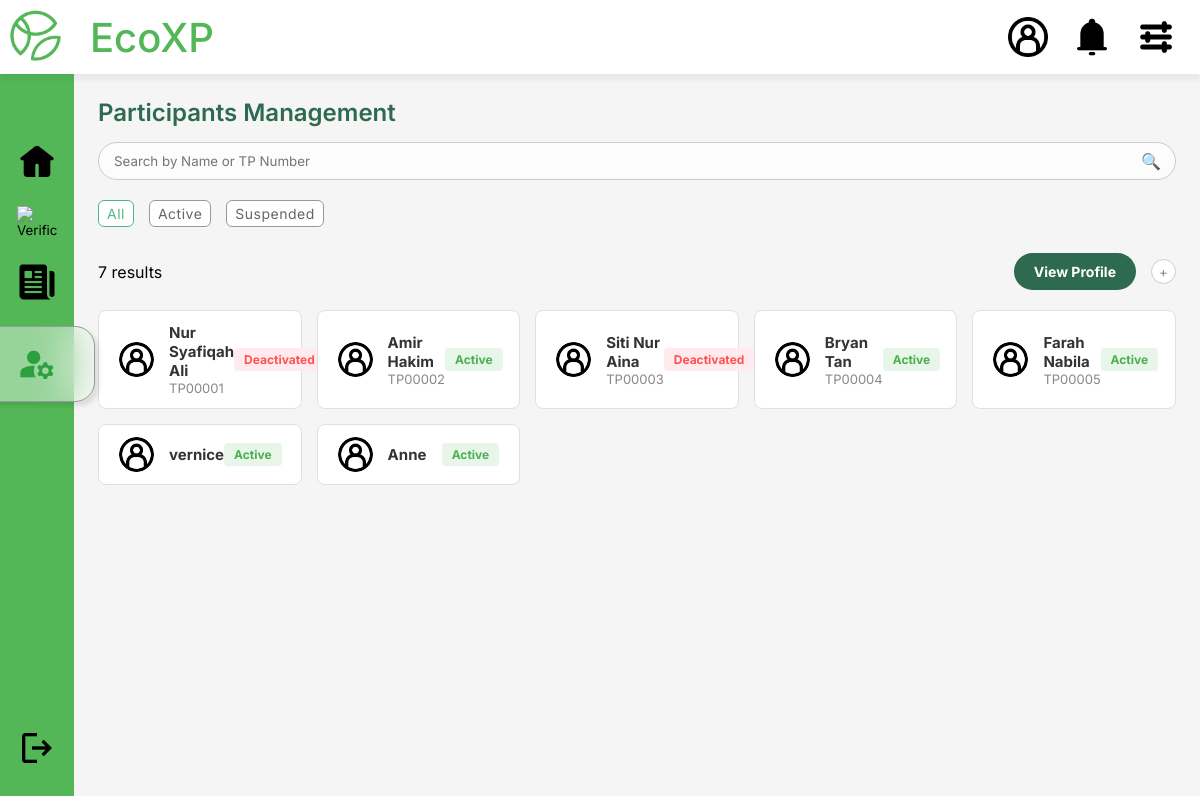
The page /staff-desktop-account.php on the database its author committed.
### tables this page shows
CREATE TABLE IF NOT EXISTS `participants` (
  `participants_id` int NOT NULL AUTO_INCREMENT,
  `user_id` int NOT NULL,
  `TP_no` varchar(7) NOT NULL,
  PRIMARY KEY (`participants_id`),
  UNIQUE KEY `participant_id` (`participants_id`),
  KEY `user_id` (`user_id`)
);

CREATE TABLE IF NOT EXISTS `user` (
  `user_id` int NOT NULL AUTO_INCREMENT,
  `user_full_name` varchar(100) NOT NULL,
  `email` varchar(255) NOT NULL,
  `hash_password` varchar(255) NOT NULL,
  `profile_picture_path` varchar(255) NOT NULL,
  `account_status` varchar(50) NOT NULL,
  PRIMARY KEY (`user_id`),
  UNIQUE KEY `user_id` (`user_id`)
);

### staff-desktop-account.php (the view, shortened to what this page needs)
<?php
include('Database.php');
$query = "SELECT u.user_id, u.user_full_name, u.account_status, u.profile_picture_path, p.TP_no
          FROM participants p
          INNER JOIN user u ON p.user_id = u.user_id";
$result = mysqli_query($database, $query);
$total_results = mysqli_num_rows($result);
?>
<!DOCTYPE html>
<html lang="en">
<head>
    <link rel="stylesheet" href="global.css">
    <link rel="stylesheet" href="staff.css">
    <link rel="stylesheet" href="staff-account-desktop.css">
</head>
<body>
    <div class="top-bar">
        <img src="images/ecoxp-logo.png" alt="EcoXP Logo" class="eco-logo">
        <button class="icon-btn no-hover" onclick="window.location.href='staff-desktop-home.php'"><h2>EcoXP</h2></button>
        <div class="default-icon-container">
            <button class="icon-btn" onclick="window.location.href='staff-desktop-profile.php'"><img src="images/profile.png" alt="Profile"></button>
            <button class="icon-btn"><img src="images/notif.png" alt="Notification"></button>
            <button class="icon-btn"><img src="images/setting.png" alt="Setting"></button>
        </div>
    </div>
    <div class="side-bar">
        <div class="staff-icon-container">
            <button class="icon-btn" onclick="window.location.href='staff-desktop-home.php'"><img src="images/home.png" alt="Home"></button>
            <button class="icon-btn" onclick="window.location.href='staff-desktop-verification.php'"><img src="images/verification.png" alt="Verification"></button>
            <button class="icon-btn" onclick="window.location.href='staff-desktop-news.php'"><img src="images/newspaper.png" alt="News"></button>
            <div id="account-icon">
                <button class="icon-btn" onclick="window.location.href='staff-desktop-account.php'"><img src="images/account-management.png" alt="Account"></button>
            </div>
            <button class="icon-btn" id="logout"><img src="images/logout.png" alt="Logout"></button>
        </div>
    </div>
    <div class="main-content">
        <div class="title_header">Participants Management</div>
        <div class="search-bar-container">
            <input type="text" class="search-input" id="participantSearch" placeholder="Search by Name or TP Number" oninput="filterParticipants()">
            <span class="search-icon">🔍</span>
        </div>
        <div class="verification-tabs">
            <label for="all" class="tab-box">All</label>
            <label for="active" class="tab-box">Active</label>
            <label for="suspended" class="tab-box">Suspended</label>
        </div>
        <div class="results-info">
            <span><?php echo $total_results; ?> results</span>
            <div class="action-buttons">
                <button id="mainViewBtn" class="view-profile-btn" onclick="window.location.href='staff-desktop-view.php'">View Profile</button>
                <button class="add-btn-circle" onclick="window.location.href='staff-desktop-manage.php'">+</button>
            </div>
        </div>
        <div class="participants-grid">
            <?php
            if ($total_results > 0) {
                while($row = mysqli_fetch_assoc($result)) {
                    $status_label = $row['account_status'];
                    $status_class = (strtolower($status_label) == 'deactivated') ? 'suspended' : 'active';
                    ?>
                    <div class="user-card" onclick="openModal('<?php echo $row['user_id']; ?>', '<?php echo addslashes($row['user_full_name']); ?>', '<?php echo $row['TP_no']; ?>', '<?php echo $row['profile_picture_path']; ?>', '<?php echo $status_label; ?>')">
                        <div class="user-details">
                            <img src="<?php echo $row['profile_picture_path']; ?>" alt="User">
                            <div>
                                <div class="name"><?php echo htmlspecialchars($row['user_full_name']); ?></div>
                                <div class="tp-num"><?php echo htmlspecialchars($row['TP_no']); ?></div>
                            </div>
                        </div>
                        <div class="status-badge <?php echo $status_class; ?>">
                            <?php echo $status_label; ?>
                        </div>
                    </div>
                    <?php
                }
            }
            ?>
        </div>
    </div>
</body>
</html>

### global.css (style rules this page uses)
:root { --primary-green: #2D6A4F; --secondary-green: #52B788; --ice-mint: #f0f7f4; --shadow: rgba(45, 106, 79, 0.1); --card-white: #FFFFFF; --primary-text: #444444; --secondary-text: #666666; --line-black: #999999; }
* { margin: 0; padding: 0; box-sizing: border-box; }
body { font-family: 'Inter', sans-serif; height: 100vh; display: flex; background-color: #f5f5f5; }

### staff.css (style rules this page uses)
:root { --primary-green: #2D6A4F; --secondary-green: #52B788; --ice-mint: #f0f7f4; --shadow: rgba(45, 106, 79, 0.1); --card-white: #FFFFFF; --primary-text: #444444; --secondary-text: #666666; --line-black: #999999; }
.top-bar { position: fixed; width: 100%; height: 74px; background-color: #ffffff; display: flex; flex-direction: row; align-items: center; z-index: 1000; box-shadow: 0 6px 4px rgba(0,0,0,0.05); }
.title_header { font-size: 24px; font-weight: 600; color: var(--primary-green); }
* { margin: 0; padding: 0; box-sizing: border-box; font-family: 'Inter', sans-serif; }
.default-icon-container { margin-left: auto; margin-right: 24px; display: flex; flex-direction: row; align-items: center; gap: 24px; }
.icon-btn { background: none; border: none; padding: 0; cursor: pointer; display: flex; align-items: center; justify-content: center; transition: transform 0.2s ease, box-shadow 0.2s ease; }
.icon-btn img { width: 40px; height: auto; }
.eco-logo { width: 70px; height: auto; margin-right: 20px; }
.top-bar h2 { font-size: 40px; color: #53B757; font-weight: 500; }
.side-bar { position: fixed; height: 100%; width: 74px; background-color: #53B757; display: flex; flex-direction: column; align-items: center; gap: 128px; z-index: 800; }
.staff-icon-container { margin-top: 142px; margin-left: 16px; margin-right: 16px; display: flex; flex-direction: column; align-items: center; gap: 24px; height: 100%; }
#logout { width: 40px; height: auto; margin-top: auto; margin-bottom: 32px; }
.main-content { margin-left: 74px; margin-top: 74px; padding: 24px; min-height: calc(100vh - 74px); overflow-y: auto; width: calc(100% - 74px); }

### rows shown on the page
participants: user.profile_picture_path (placeholder picture), user.user_full_name "Nur Syafiqah Ali", TP_no "TP00001", user.account_status "Deactivated"
participants: user.profile_picture_path (placeholder picture), user.user_full_name "Amir Hakim", TP_no "TP00002", user.account_status "Active"
participants: user.profile_picture_path (placeholder picture), user.user_full_name "Siti Nur Aina", TP_no "TP00003", user.account_status "Deactivated"
participants: user.profile_picture_path (placeholder picture), user.user_full_name "Bryan Tan", TP_no "TP00004", user.account_status "Active"
participants: user.profile_picture_path (placeholder picture), user.user_full_name "Farah Nabila", TP_no "TP00005", user.account_status "Active"
participants: user.profile_picture_path (placeholder picture), user.user_full_name "vernice", user.account_status "Active"
participants: user.profile_picture_path (placeholder picture), user.user_full_name "Anne", user.account_status "Active"

### other values the page prints
$total_results "7"
